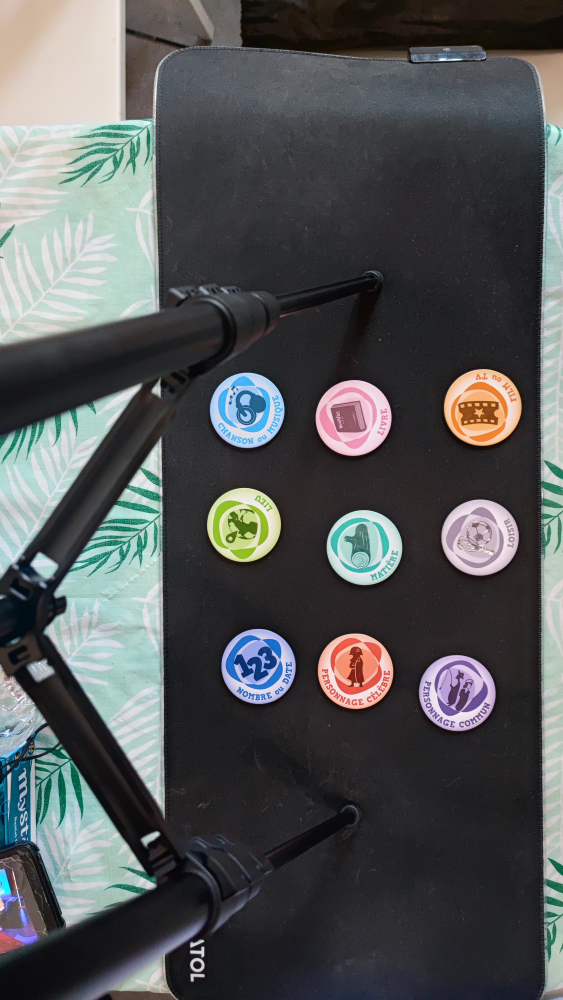
#> input picture images/mysteres1.jpg, 2252 x 4000 px (shown at 1/4 size)
$ jupyter execute floshie.ipynb
#> lines starting #> are read from the running program, lines starting #| are printed output that depends on the picture; after the words box and inside, x2 and y2 are one past the last pixel; in counts of white or black regions, pixels touching at a corner belong together
[cell 1]
import numpy as np
import cv2 as cv
from matplotlib import pyplot as plt
import ipywidgets as widgets

- Est-ce que ça doit être jouable partout ?
- Est-ce que un tapis de jeu est envisageable (avec des marqueurs etc)

[cell 2]
m1_o = cv.imread("./images/mysteres1.jpg")
#> m1_o is the input picture: shape (4000, 2252, 3); mean B, G, R 86.3, 85.4, 83
m1_o = cv.cvtColor(m1_o, cv.COLOR_BGR2RGB)

m1_o = cv.resize(m1_o, (m1_o.shape[1] // 2, m1_o.shape[0] // 2))
#> m1_o: shape (2000, 1126, 3)

plt.imshow(m1_o)

[cell 3]
m1_gray = cv.cvtColor(m1_o, cv.COLOR_RGB2GRAY)
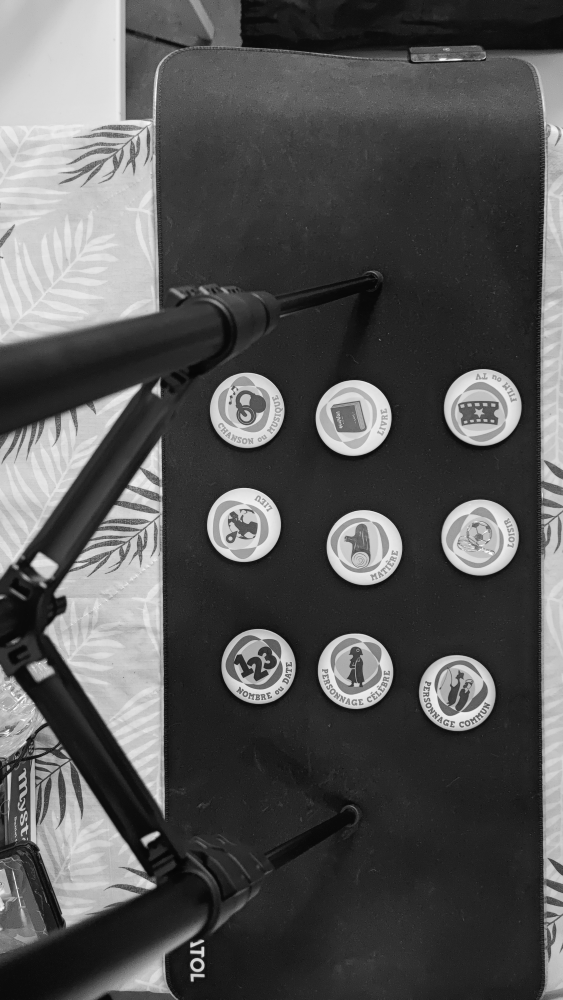
#> m1_gray: shape (2000, 1126) (shown at 1/2 size); min 4, max 253, mean 84.9
m1_blur = cv.medianBlur(m1_gray, 5)
plt.imshow(m1_blur, cmap="Grays")

[cell 4]
_, m1_thresh = cv.threshold(m1_blur, 70, 255, cv.THRESH_BINARY)
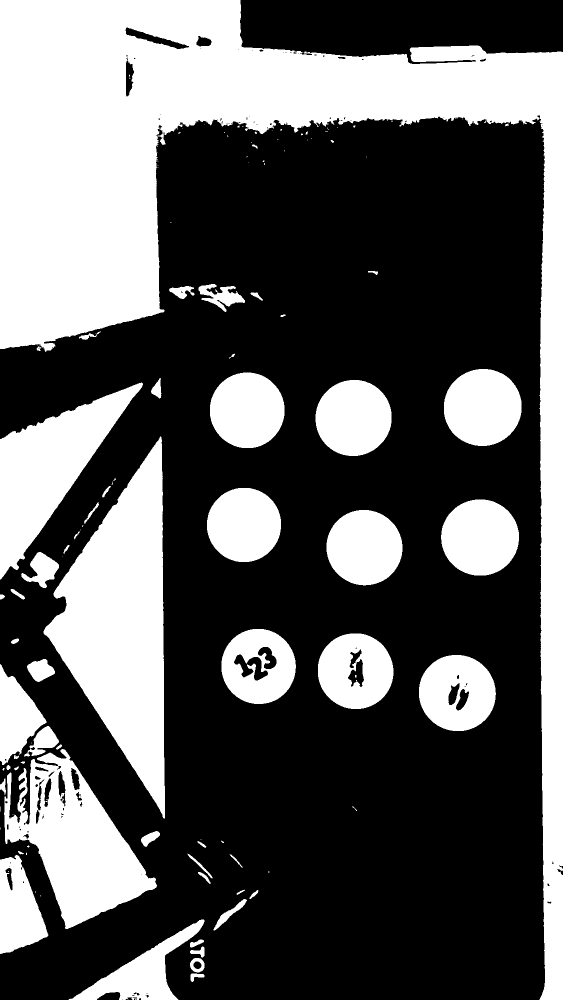
#> m1_thresh: shape (2000, 1126) (shown at 1/2 size); 36.2% white; 139 white regions (79 under 20 px), largest, box (x1, y1, x2, y2) and area: (0, 0, 1126, 2000) 414737, (87, 873, 330, 1637) 95277, (8, 1498, 314, 1858) 51265
plt.imshow(m1_thresh, cmap="Grays")

[cell 5]
m1_closed = cv.morphologyEx(m1_thresh, cv.MORPH_CLOSE, np.ones((31, 31)))
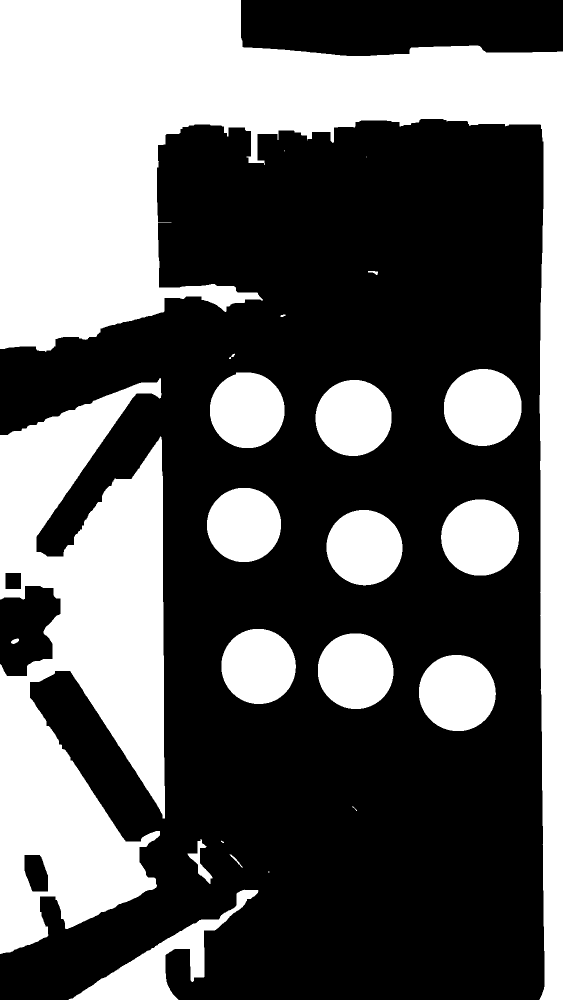
#> m1_closed: shape (2000, 1126) (shown at 1/2 size); 38.4% white; 23 white regions (5 under 20 px), largest, box (x1, y1, x2, y2) and area: (0, 0, 1126, 2000) 432755, (0, 756, 330, 1908) 248250, (137, 1779, 517, 2000) 19189
plt.imshow(m1_closed, cmap="Grays")

[cell 6]
m1_circles = cv.HoughCircles(m1_closed, cv.HOUGH_GRADIENT, dp=1, minDist=100, param1=50, param2=10, minRadius=73, maxRadius=78)
#> m1_circles = [[516.5, 1332.5, 74.6], [706.5, 835.5, 75.8], [964.5, 814.5, 77.4], [493.5, 819.5, 75.2], [959.5, 1073.5, 77.4], [709.5, 1341.5, 75.2], [914.5, 1385.5, 76.3], [728.5, 1095.5, 75.8], [486.5, 1048.5, 74.5]]
m1_circles = m1_circles[0,:]
print(m1_circles)
#| [[ 516.5 1332.5   74.6]
#|  [ 706.5  835.5   75.8]
#|  [ 964.5  814.5   77.4]
#|  [ 493.5  819.5   75.2]
#|  [ 959.5 1073.5   77.4]
#|  [ 709.5 1341.5   75.2]
#|  [ 914.5 1385.5   76.3]
#|  [ 728.5 1095.5   75.8]
#|  [ 486.5 1048.5   74.5]]

[cell 7]
img_black = np.zeros(m1_o.shape)

circles = np.uint16(np.around(m1_circles))
#> circles = [[516, 1332, 75], [706, 836, 76], [964, 814, 77], [494, 820, 75], [960, 1074, 77], [710, 1342, 75], [914, 1386, 76], [728, 1096, 76], [486, 1048, 74]]
for i in circles:
    # draw the outer circle
    cv.circle(img_black, (i[0], i[1]), i[2], (255, 255, 255), cv.FILLED, 2)
#> this loop made 9 passes
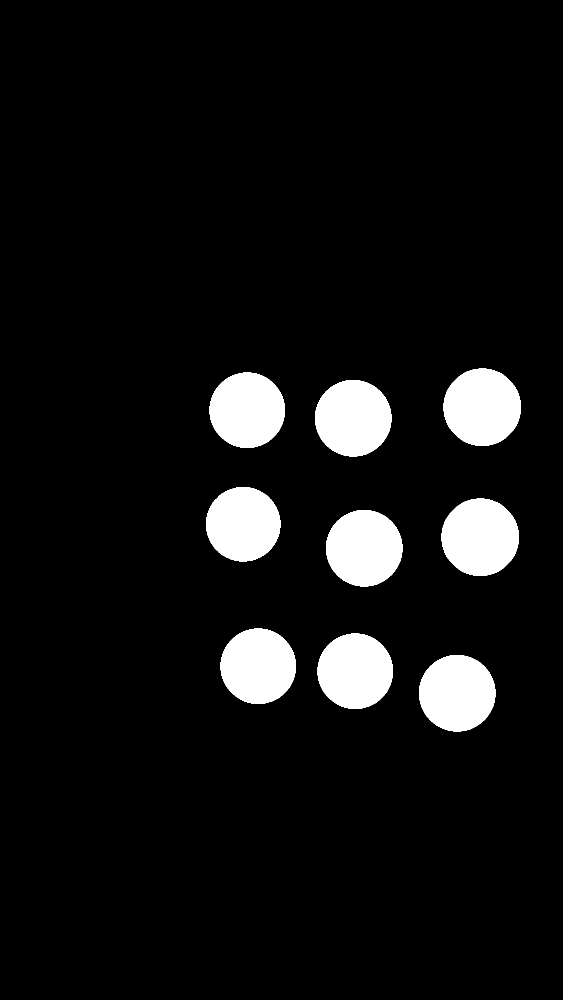
#> img_black: shape (2000, 1126, 3) float64 (shown at 1/2 size); 7.3% white; 9 white regions, largest, box (x1, y1, x2, y2) and area: (887, 737, 1042, 892) 18803, (883, 997, 1038, 1152) 18803, (630, 760, 783, 913) 18371
plt.imshow(img_black)

[cell 8]
mask = np.full((m1_o.shape[0], m1_o.shape[1]),0,dtype=np.uint8)
print(mask)
#> (printed output is left out)
for i in circles:
    cv.circle(mask, (i[0], i[1]), i[2], (255, 255, 255), -1)
#> mask: shape (2000, 1126); 7.2% white; 9 white regions, largest, box (x1, y1, x2, y2) and area: (887, 737, 1042, 892) 18605, (883, 997, 1038, 1152) 18605, (630, 760, 783, 913) 18125
plt.imshow(mask)

[cell 9]
m1_hsv = cv.cvtColor(m1_o, cv.COLOR_RGB2HSV)
#> m1_hsv: shape (2000, 1126, 3); mean H, S, V 98.9, 40.4, 92.6
h,s,v = cv.split(m1_hsv)
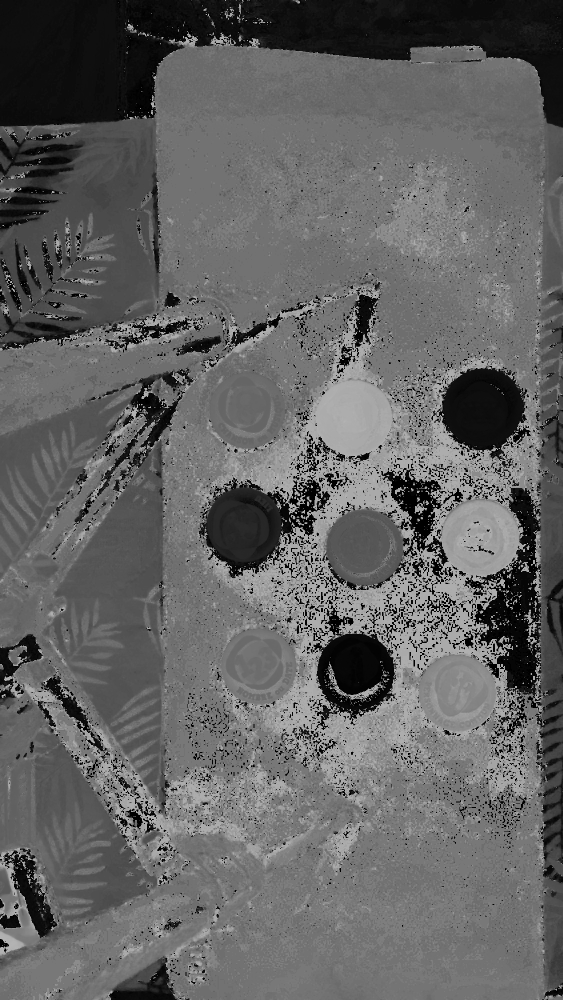
#> h: shape (2000, 1126) (shown at 1/2 size); min 0, max 179, mean 98.9
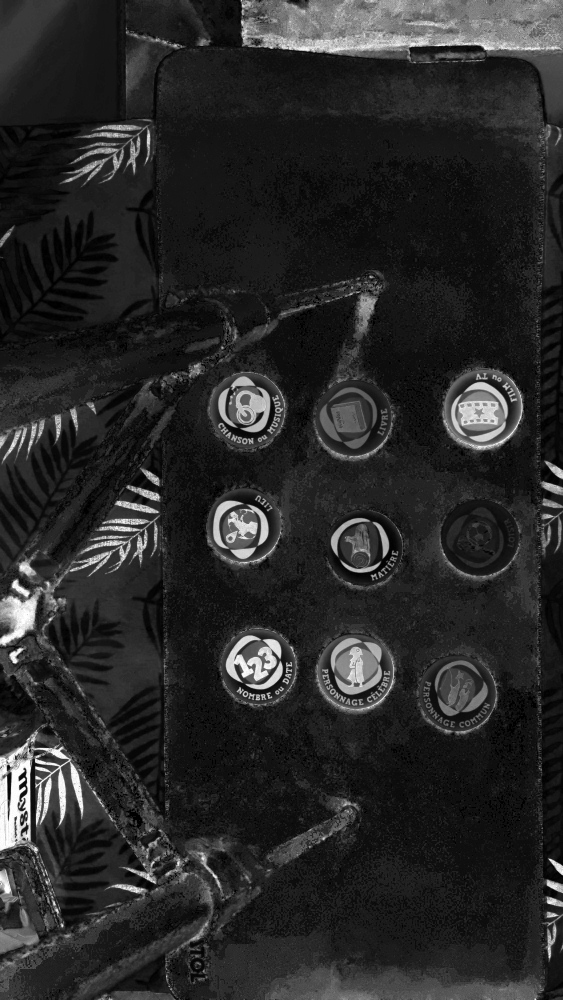
#> s: shape (2000, 1126) (shown at 1/2 size); min 0, max 255, mean 40.4
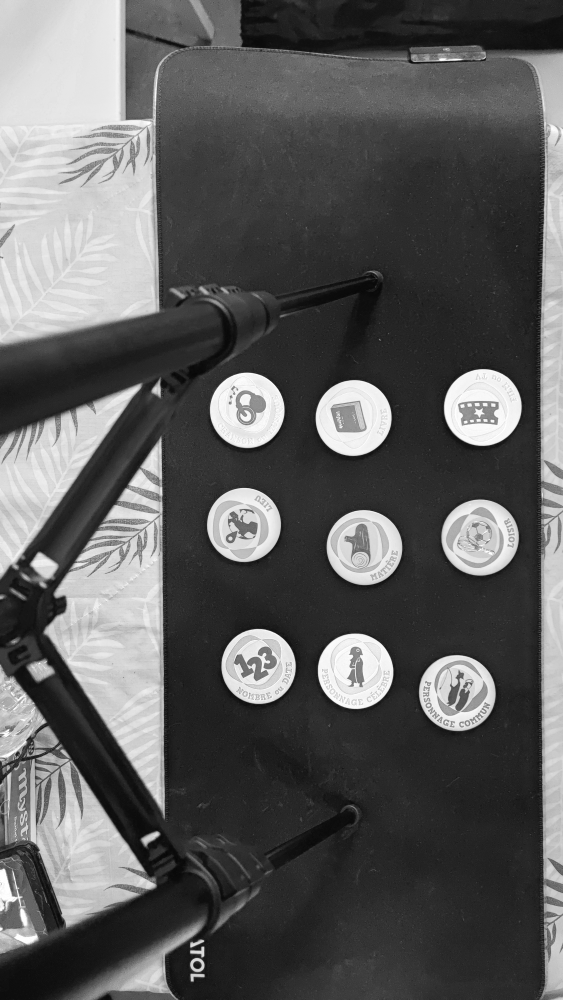
#> v: shape (2000, 1126) (shown at 1/2 size); min 6, max 255, mean 92.6
image_masked = cv.bitwise_and(h, h, mask=mask)
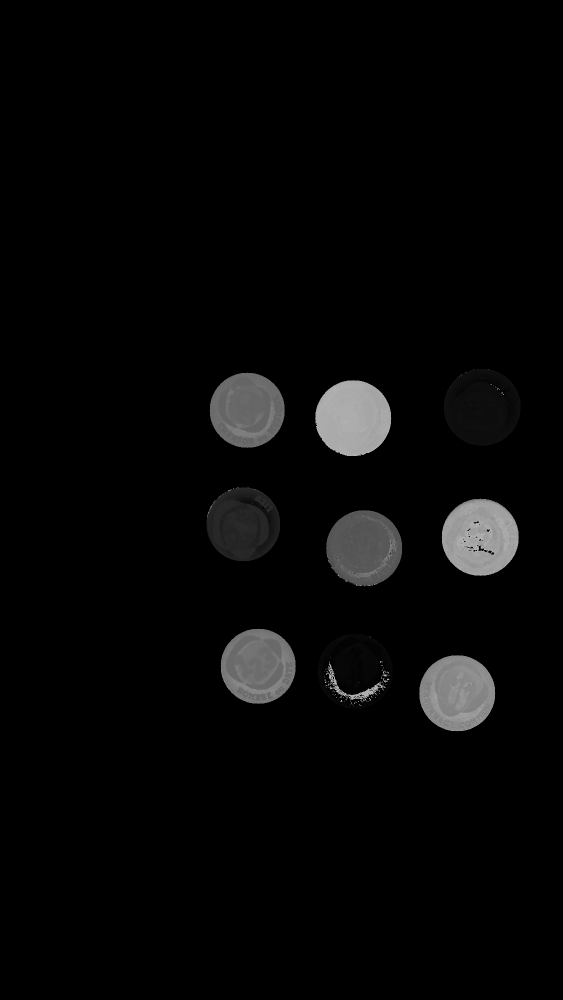
#> image_masked: shape (2000, 1126) (shown at 1/2 size); min 0, max 179, mean 6.7
plt.imshow(image_masked)
